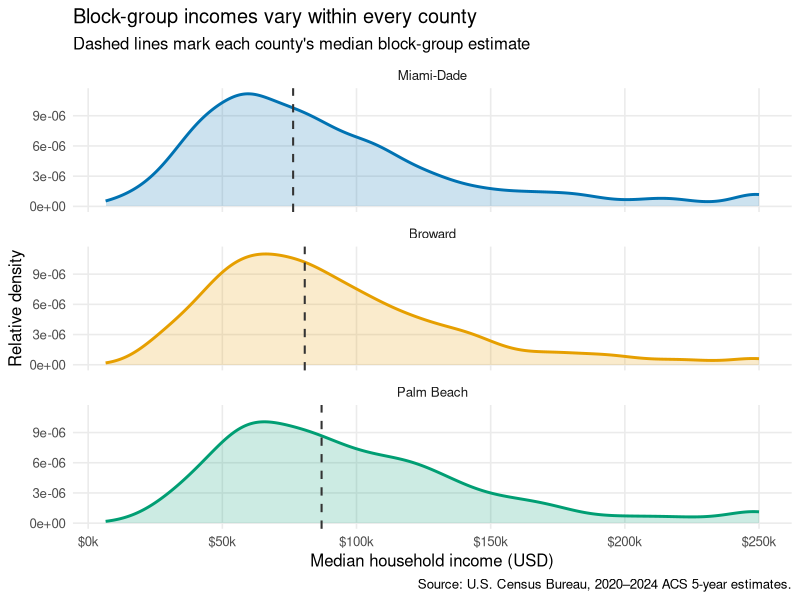

Recreate this plot in R.
## ---- chunk 1
#| label: load-acs-data
#| include: false

library(tidyverse)
library(ggplot2)

county_colors <- c(
  "Miami-Dade" = "#0072B2",
  "Broward" = "#E69F00",
  "Palm Beach" = "#009E73"
)

acs_data <- read_csv(
  "data/south-florida-block-groups.csv",
  show_col_types = FALSE
) |>
  mutate(county = factor(county, levels = names(county_colors)))

income_summary <- acs_data |>
  group_by(county) |>
  summarise(
    median_income = median(median_household_income),
    income_q1 = quantile(median_household_income, 0.25),
    income_q3 = quantile(median_household_income, 0.75),
    median_age = median(median_age),
    .groups = "drop"
  )
## ---- chunk 2
#| label: county-income-distributions
#| fig-width: 9
#| fig-height: 7
#| fig-alt: "Three county panels compare the distributions of block-group median household income; dashed lines mark each county's median."

ggplot(
  acs_data,
  aes(
    x = median_household_income,
    color = county,
    fill = county
  )
) +
  geom_density(alpha = 0.2, linewidth = 1) +
  geom_vline(
    data = income_summary,
    aes(xintercept = median_income),
    color = "#333333",
    linetype = "dashed",
    linewidth = 0.7,
    inherit.aes = FALSE
  ) +
  facet_wrap(vars(county), ncol = 1) +
  scale_color_manual(values = county_colors) +
  scale_fill_manual(values = county_colors) +
  scale_x_continuous(
    labels = scales::label_dollar(scale = 0.001, suffix = "k", accuracy = 1)
  ) +
  labs(
    title = "Block-group incomes vary within every county",
    subtitle = "Dashed lines mark each county's median block-group estimate",
    x = "Median household income (USD)",
    y = "Relative density",
    caption = "Source: U.S. Census Bureau, 2020–2024 ACS 5-year estimates."
  ) +
  theme_minimal(base_size = 12) +
  theme(
    legend.position = "none",
    panel.grid.minor = element_blank()
  )
